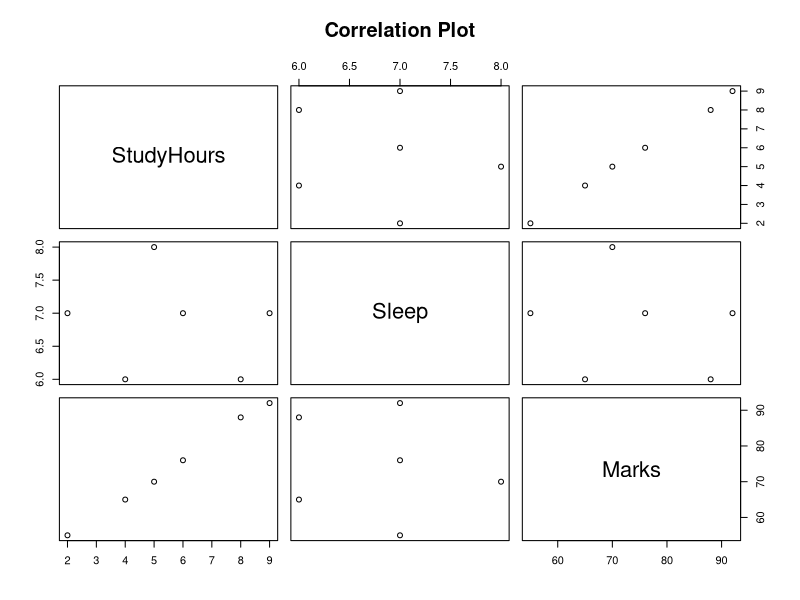

Reproduce this figure in R.
data<-data.frame(StudyHours=c(2,4,5,6,8,9),Sleep=c(7,6,8,7,6,7),Marks=c(55,65,70,76,88,92)); print(cor(data)); pairs(data,main="Correlation Plot")
